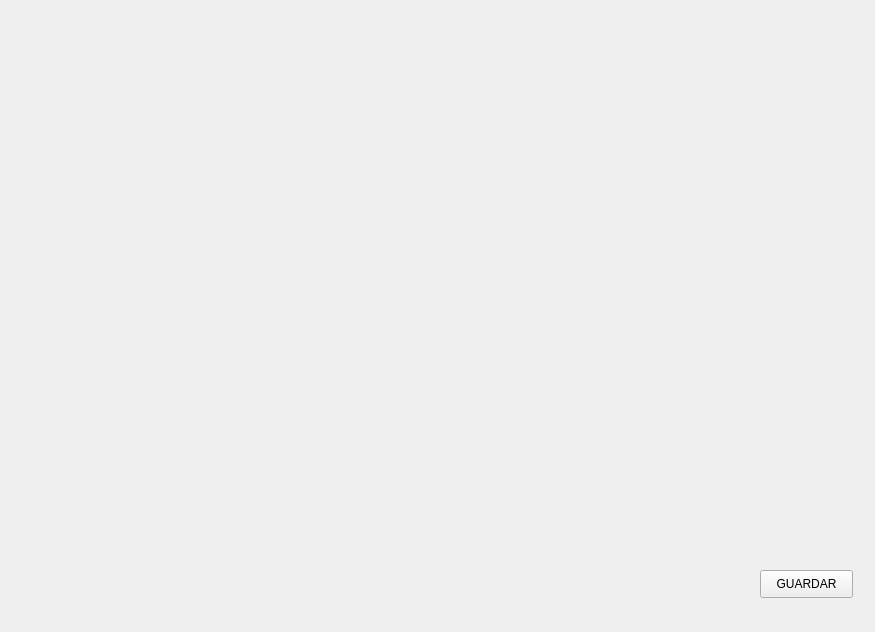
<?xml version="1.0" encoding="UTF-8"?>
<ui version="4.0">
 <class>Form</class>
 <widget class="QWidget" name="Form">
  <property name="geometry">
   <rect>
    <x>0</x>
    <y>0</y>
    <width>875</width>
    <height>632</height>
   </rect>
  </property>
  <property name="windowTitle">
   <string>Form</string>
  </property>
  <widget class="QLabel" name="imagen">
   <property name="geometry">
    <rect>
     <x>0</x>
     <y>10</y>
     <width>871</width>
     <height>561</height>
    </rect>
   </property>
   <property name="text">
    <string/>
   </property>
  </widget>
  <widget class="QPushButton" name="guardar">
   <property name="geometry">
    <rect>
     <x>760</x>
     <y>570</y>
     <width>93</width>
     <height>28</height>
    </rect>
   </property>
   <property name="text">
    <string>GUARDAR</string>
   </property>
  </widget>
 </widget>
 <resources/>
 <connections/>
</ui>
